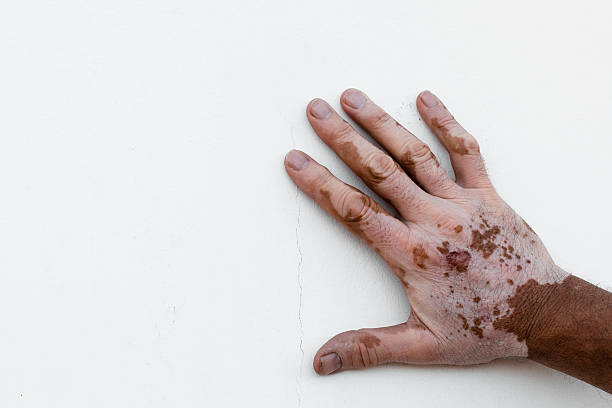
#> input picture img/img1.jpg, 612 x 408 px
$ jupyter execute core-code.ipynb   (shell and % lines are left out)
#> lines starting #> are read from the running program, lines starting #| are printed output that depends on the picture; after the words box and inside, x2 and y2 are one past the last pixel; in counts of white or black regions, pixels touching at a corner belong together
[cell 1]
import numpy as np
import matplotlib.pyplot as plt
import skfuzzy as fuzz
from sklearn.cluster import KMeans
import os
import cv2 as cv
import numpy as np
from time import time

[cell 2]
img_org = cv.imread('img/img1.jpg')
#> img_org is the input picture: shape (408, 612, 3); mean B, G, R 209.9, 210.3, 217.1
img_rgb = cv.cvtColor(img_org, cv.COLOR_BGR2YCrCb)
#> img_rgb: shape (408, 612, 3); mean of channels 0, 1, 2 212.3, 131.2, 126.5
print(img_rgb.shape)
#| (408, 612, 3)
img_rgb = img_rgb[:,:,1]
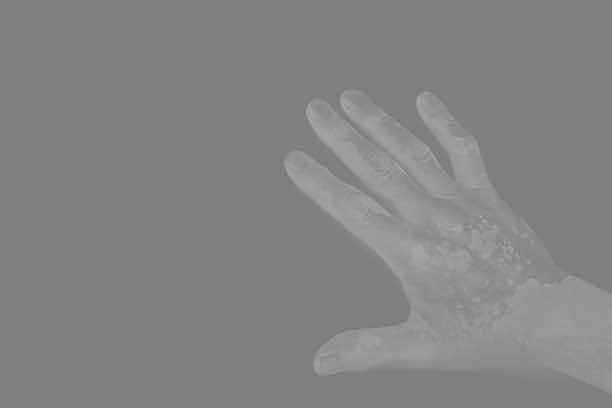
#> img_rgb: shape (408, 612); min 111, max 174, mean 131.2
img_gray = cv.cvtColor(img_org, cv.COLOR_BGR2GRAY)
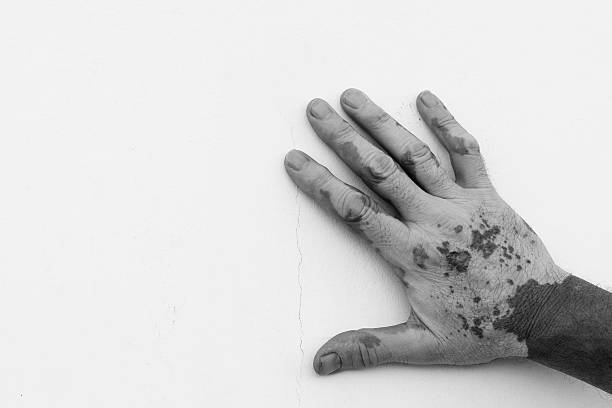
#> img_gray: shape (408, 612); min 1, max 255, mean 212.3

imgx = img_org.reshape((img_rgb.shape[1]*img_org.shape[0],3)).astype('uint8')


th_t, img_t = cv.threshold(img_gray, 0, 250, cv.THRESH_BINARY_INV+cv.THRESH_OTSU)
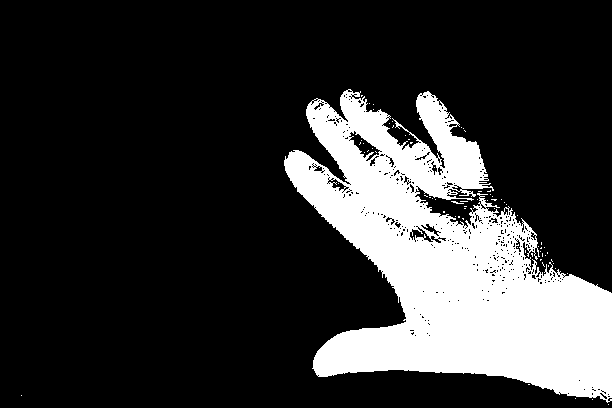
#> img_t: shape (408, 612); values 0 (black) and 250 (white), 20.4% white; 70 white regions (69 under 20 px), largest, box (x1, y1, x2, y2) and area: (284, 89, 612, 403) 50875
#> th_t = 176

# printing the threshold value that defined from otsu binaraization
print("threshold value for template image : ", th_t)
#| threshold value for template image :  176.0

fig, ax = plt. subplots(1, 3, figsize=(20,20))
ax[0].imshow(img_rgb) # showing image using gray color mapping
ax[0].xaxis.tick_top() # bring the x axis to top
ax[0].set_title("RGB Image")
ax[1].imshow(img_gray, cmap='gray')
ax[1].xaxis.tick_top()
ax[1].set_title("Grayscale Image")
ax[2].imshow(img_t, cmap='gray')
ax[2].xaxis.tick_top()
ax[2].set_title("Thresholding Image")
plt.show()
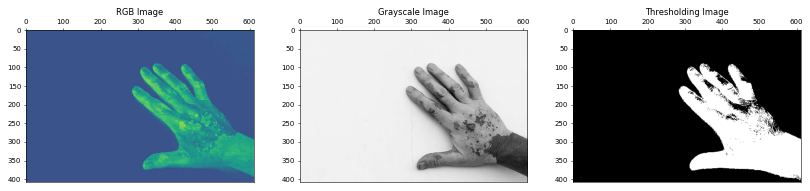
#> figure drawn by matplotlib, 3 panels

print(img_rgb.shape)
#| (408, 612)

[cell 3]
img = img_rgb/255.0
print(img.shape)
#| (408, 612)

x = img.reshape(-1, 3)
print(x.shape)
#| (83232, 3)

[cell 4]
km = KMeans(n_clusters=2)
km.fit(x)

[cell 5]
img_seg = km.cluster_centers_
img_seg = img_seg[km.labels_]
img_seg = img_seg.reshape(img_rgb.shape)
print(img_seg.shape)
#| (408, 612)

plt.figure(figsize=(10, 10))
plt.imshow(img_seg)
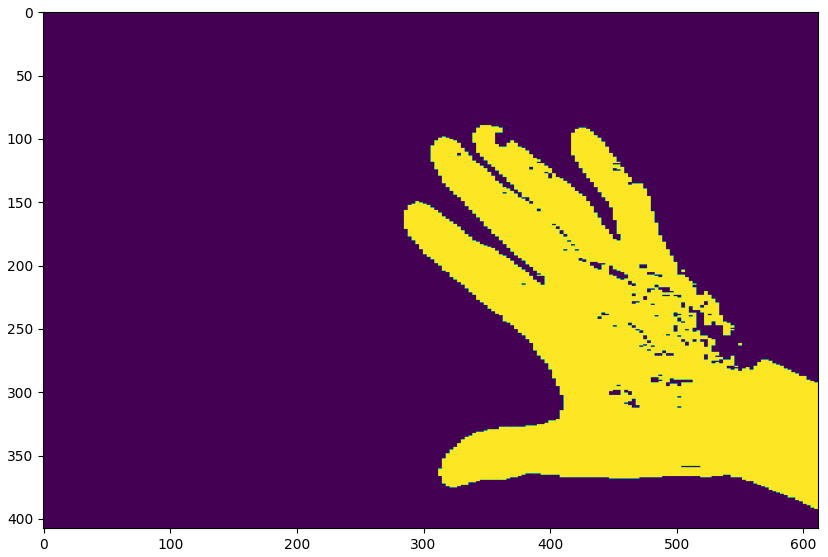
#> figure drawn by matplotlib, 1 panel

[cell 6]
masked_image = np.copy(img_seg)
masked_image = masked_image.reshape((-1, 3))

masked_image[km.labels_ == 1] = [16,16,16]
masked_image[km.labels_ == 0] = [235,240,240]
masked_image = masked_image.reshape(img_rgb.shape)
# show the image
plt.imshow(masked_image)
plt.show()
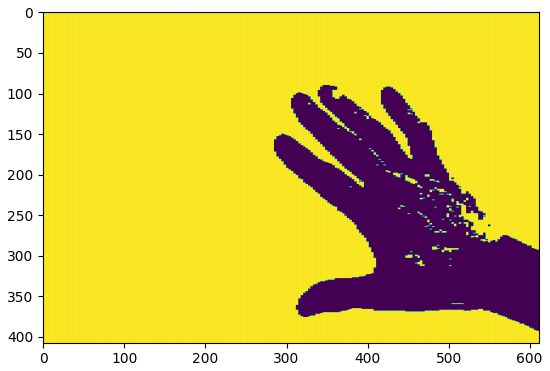
#> figure drawn by matplotlib, 1 panel
